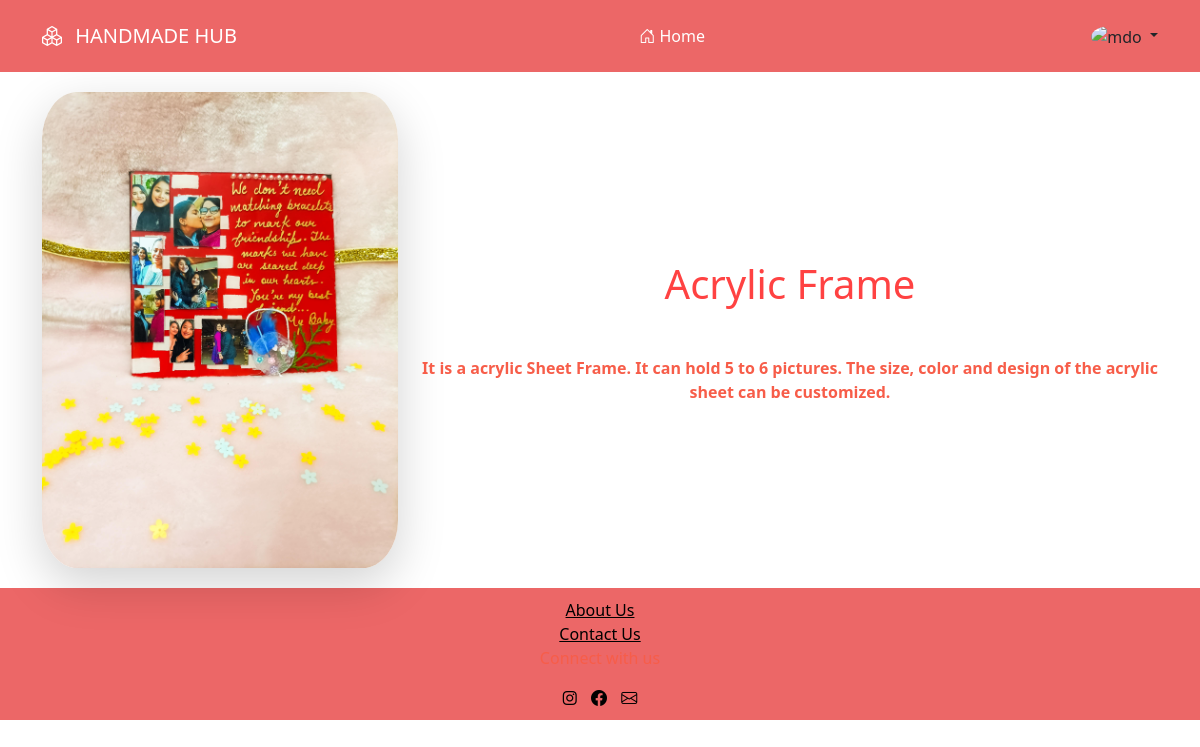
The app's page /view_image/4/ (signed in) with its own data.
### product/models.py (models this page shows, shortened)
class Image(models.Model):
    title = models.CharField(max_length=40)
    image = models.ImageField(upload_to='images/')
    description = models.CharField(max_length=200)
    uploaded_at = models.DateField(auto_now_add=True)
    category = models.ForeignKey(Category, on_delete = models.CASCADE)

### product/views.py (the view)
# urls.py: path('view_image/<int:image_id>/', view_image, name='view_image'),
def view_image(request, image_id):
    try:
        item= Image.objects.get(id=image_id)
        ctx = {
            'img' : item,
            'title' : item.title,
        }
        return render(request, 'product/image_view.html',ctx)
    except:
        return redirect('index')

### templates/product/image_view.html (shortened to what this page needs)
{% extends 'layout/base.html' %}
{% block content %}
<div class="container vh-80">
    <div class="row align-items-center justify-content-center h-100">
        <div class="col-md-6 col-lg-4">
            <img src="{{img.image.url}}" class="img-fluid shadow-lg" alt="{{img.title}}">
        </div>
        <div class="col-md-6 col-lg-8">
            <h1 style="padding-bottom: 40px; padding-top:20px;">{{img.title}}</h1>
            <p>{{img.description}}</p>
        </div>
    </div>
</div>
{% endblock content %}

### templates/product/image_view.html (style rules this page uses)
img { border-radius: 10%; border:10px 10px 10px 10px solid #A5F1E9; box-shadow: rgba(32, 128, 128, 0.26); }
p { color:#f75d49; font-size:medium; }

### records on screen
Image: image (picture), title "Acrylic Frame", description "It is a acrylic Sheet Frame. It can hold 5 to 6 pictures. The size, color and design of the acrylic sheet can be customized."
